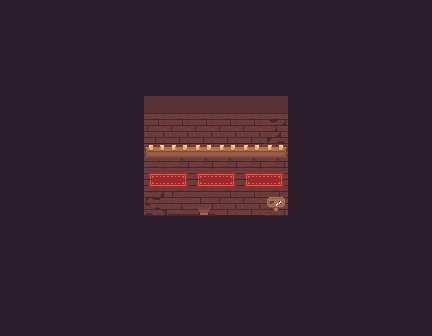

Below is a game level as drawn by its tile map, then a one-line description and the .tmx file that defines it, in full:
An orthogonal 18x14 tile map with 24x24 px tiles, 1 tile layer (Tile Layer 1).

<map version="1.0" tiledversion="1.1.4" orientation="orthogonal" renderorder="right-down" width="18" height="14" tilewidth="24" tileheight="24" infinite="0" nextobjectid="1">
 <tileset firstgid="1" source="Interior.tsx" />
 <layer name="Tile Layer 1" width="18" height="14">
  <data encoding="csv">
28,28,28,28,28,28,28,28,28,28,28,28,28,28,28,28,28,28,
28,28,28,28,28,28,28,28,28,28,28,28,28,28,28,28,28,28,
28,28,28,28,28,28,28,28,28,28,28,28,28,28,28,28,28,28,
28,28,28,28,28,28,28,28,28,28,28,28,28,28,28,28,28,28,
28,28,28,28,28,28,1,1,1,1,1,1,28,28,28,28,28,28,
28,28,28,28,28,28,22,22,22,22,22,4,28,28,28,28,28,28,
28,28,28,28,28,28,7,8,8,8,8,9,28,28,28,28,28,28,
28,28,28,28,28,28,20,21,20,21,20,21,28,28,28,28,28,28,
28,28,28,28,28,28,3,25,26,22,22,16,28,28,28,28,28,28,
28,28,28,28,28,28,28,28,28,28,28,28,28,28,28,28,28,28,
28,28,28,28,28,28,28,28,28,28,28,28,28,28,28,28,28,28,
28,28,28,28,28,28,28,28,28,28,28,28,28,28,28,28,28,28,
28,28,28,28,28,28,28,28,28,28,28,28,28,28,28,28,28,28,
28,28,28,28,28,28,28,28,28,28,28,28,28,28,28,28,28,28
</data>
 </layer>
</map>